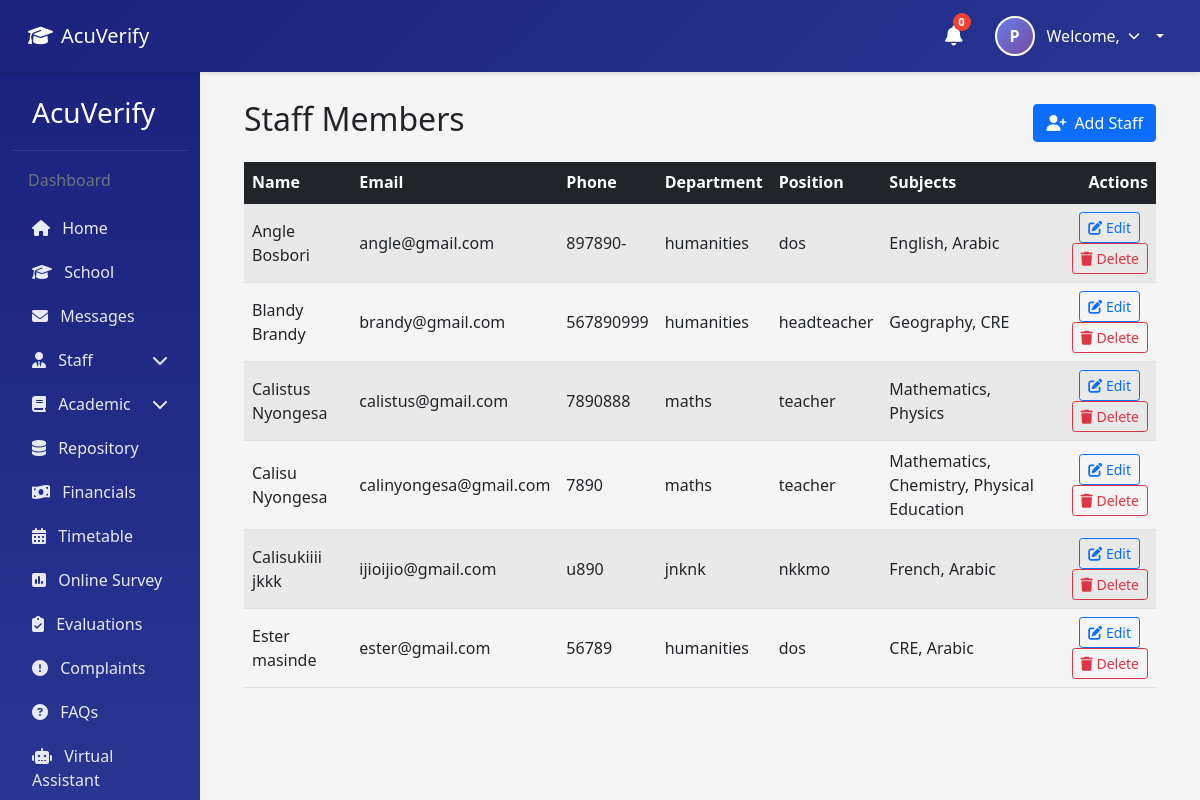
The page /staff/ (signed in) on the database its author committed.
### AcuVerifyapp/models.py (models this page shows, shortened)
class Staff(models.Model):
    GENDER_CHOICES = [
        ('M', 'Male'),
        ('F', 'Female'),
    ]
    id=models.AutoField(primary_key=True)
    fname=models.CharField(max_length=255)
    lname=models.CharField(max_length=255)
    email=models.EmailField(max_length=255, validators=[EmailValidator()])
    phone_number=models.CharField(max_length=20, blank=True, null=True)
    date_of_birth=models.DateField(null=True, blank=True)
    gender=models.CharField(max_length=1, choices=GENDER_CHOICES, blank=True, null=True)
    profile_pic=models.ImageField(upload_to='staff_profiles/', blank=True, null=True)
    address=models.TextField()
    subject_specialization=models.ManyToManyField('Subject', blank=True, related_name='specialist_staff')
    position=models.CharField(max_length=255)
    department=models.CharField(max_length=255)
    created_at=models.DateTimeField(auto_now_add=True)
    updated_at=models.DateTimeField(auto_now=True)
    objects = models.Manager()

class Subject(models.Model):
    id=models.AutoField(primary_key=True)
    subject_name=models.CharField(max_length=255)
    class_id=models.ForeignKey(Classes, on_delete=models.CASCADE, related_name='subjects')
    created_at=models.DateTimeField(auto_now_add=True)
    updated_at=models.DateTimeField(auto_now=True)
    objects=models.Manager()
    def __str__(self):
        return self.subject_name

### AcuVerifyapp/views.py (the view)
# urls.py: path('staff/', views.staff_list, name='staff_list'),
@login_required
def staff_list(request):
    staff_members = Staff.objects.all().order_by('fname', 'lname')
    return render(request, 'staff_list.html', {'staff_members': staff_members})

### AcuVerifyapp/templates/staff_list.html (shortened to what this page needs)
{% extends "base.html" %}
{% block content %}
<div class="container mt-4">
  <div class="d-flex justify-content-between align-items-center mb-3">
    <h2>Staff Members</h2>
    <a href="{% url 'register_staff' %}" class="btn btn-primary">
      <i class="fas fa-user-plus me-2"></i>Add Staff
    </a>
  </div>
  {% if staff_members %}
  <div class="table-responsive">
    <table class="table table-striped align-middle">
      <thead class="table-dark">
        <tr>
          <th>Name</th>
          <th>Email</th>
          <th>Phone</th>
          <th>Department</th>
          <th>Position</th>
          <th>Subjects</th>
          <th class="text-end">Actions</th>
        </tr>
      </thead>
      <tbody>
        {% for staff in staff_members %}
        <tr>
          <td>{{ staff.fname }} {{ staff.lname }}</td>
          <td>{{ staff.email }}</td>
          <td>{{ staff.phone_number|default:"-" }}</td>
          <td>{{ staff.department }}</td>
          <td>{{ staff.position }}</td>
          <td>
            {% with subjects=staff.subject_specialization.all %}
              {% if subjects %}
                {{ subjects|join:", " }}
              {% else %}
                <span class="text-muted">None</span>
              {% endif %}
            {% endwith %}
          </td>
          <td class="text-end">
            <a href="{% url 'edit_staff' staff.id %}" class="btn btn-sm btn-outline-primary me-2">
              <i class="fas fa-edit"></i> Edit
            </a>
            <form action="{% url 'delete_staff' staff.id %}" method="post" class="d-inline">
              <button type="submit" class="btn btn-sm btn-outline-danger" onclick="return confirm('Delete this staff member?');">
                <i class="fas fa-trash"></i> Delete
              </button>
            </form>
          </td>
        </tr>
        {% endfor %}
      </tbody>
    </table>
  </div>
  {% else %}
  <div class="alert alert-info">No staff records found.</div>
  {% endif %}
</div>
{% endblock %}

### AcuVerifyapp/templates/base.html (shortened to what this page needs)
<!DOCTYPE html>
<html lang="en">
<head>
    <link href="https://cdn.jsdelivr.net/npm/bootstrap@5.1.3/dist/css/bootstrap.min.css" rel="stylesheet">
    <link rel="stylesheet" href="https://cdnjs.cloudflare.com/ajax/libs/font-awesome/6.4.0/css/all.min.css">
</head>
<body>
    {% block navbar %}
    <nav class="navbar navbar-expand-lg navbar-custom">
        <div class="container-fluid">
            <div class="d-flex align-items-center">
                <a class="navbar-brand d-flex align-items-center" href="{% url 'home' %}">
                    <i class="fas fa-graduation-cap me-2"></i>
                    <span class="d-none d-sm-inline">AcuVerify</span>
                </a>
            </div>
            {% if user.is_authenticated %}
            <div class="user-info">
                <div class="notification-bell" title="Notifications">
                    <i class="fas fa-bell"></i>
                    <span class="notification-badge">0</span>
                </div>
                <div class="user-profile dropdown-toggle" data-bs-toggle="dropdown" aria-expanded="false">
                    <div class="profile-picture">
                        {{ user.get_full_name|default:user.username|first|upper }}
                    </div>
                    <div class="user-name">
                        <span class="user-name-text">Welcome, {{ user.first_name }} {{ user.last_name }}</span>
                        <i class="fas fa-chevron-down dropdown-arrow"></i>
                    </div>
                </div>
            </div>
            {% endif %}
        </div>
    </nav>
    {% endblock %}
    <div class="container-fluid">
        <div class="row">
            {% if user.is_authenticated %}
            <div class="col-md-3 col-lg-2 sidebar" id="sidebar">
                <h3>AcuVerify</h3>
                <h6 class="px-3 mb-3 text-muted">Dashboard</h6>
                {% block sidebar %}
                <a href="{% url 'home' %}"><i class="fas fa-home me-2"></i> Home</a>
                <a href="#"><i class="fas fa-graduation-cap me-2"></i> School</a>
                <a href="#"><i class="fas fa-envelope me-2"></i> Messages</a>
                 {% if user.is_superuser %}
                 <a class="d-flex justify-content-between align-items-center" data-bs-toggle="collapse"
                     href="#staffSubmenu" role="button" aria-expanded="false" aria-controls="staffSubmenu">
                     <span><i class="fas fa-user-tie me-2"></i> Staff</span>
                     <i class="fas fa-chevron-down"></i>
                 </a>
                 {% endif %}
                <a class="d-flex justify-content-between align-items-center" data-bs-toggle="collapse"
                    href="#academicSubmenu" role="button" aria-expanded="false" aria-controls="academicSubmenu">
                    <span><i class="fas fa-book me-2"></i> Academic</span>
                    <i class="fas fa-chevron-down"></i>
                </a>
                <a href="#"><i class="fas fa-database me-2"></i> Repository</a>
                <a href="#"><i class="fas fa-money-bill-wave me-2"></i> Financials</a>
                <a href="#"><i class="fas fa-calendar-alt me-2"></i> Timetable</a>
                <a href="#"><i class="fas fa-poll me-2"></i> Online Survey</a>
                <a href="#"><i class="fas fa-clipboard-check me-2"></i> Evaluations</a>
                <a href="#"><i class="fas fa-exclamation-circle me-2"></i> Complaints</a>
                <a href="#"><i class="fas fa-question-circle me-2"></i> FAQs</a>
                <a href="#"><i class="fas fa-robot me-2"></i> Virtual Assistant</a>
                {% endblock %}
            </div>
            {% endif %}
            <div class="{% if user.is_authenticated %}col-md-9 col-lg-10{% else %}col-12{% endif %} main-content"
                id="mainContent">
                {% block content %}
                {% endblock %}
            </div>
        </div>
    </div>
</body>
</html>

### AcuVerifyapp/templates/base.html (style rules this page uses)
:root { --primary-color: #1a237e; --secondary-color: #283593; --accent-color: #3949ab; }
body { font-family: 'Segoe UI', Tahoma, Geneva, Verdana, sans-serif; background-color: #f5f5f5; padding-top: 56px; }
.sidebar { background: linear-gradient(180deg, var(--primary-color), var(--secondary-color)); min-height: calc(100vh - 56px); color: white; padding-top: 20px; position: sticky; top: 56px; height: calc(100vh - 56px); overflow-y: auto; transition: transform 0.3s ease-in-out; }
.sidebar a { color: #e8eaf6; text-decoration: none; display: block; padding: 10px 20px; transition: all 0.3s; }
.sidebar h3 { padding: 20px; border-bottom: 1px solid rgba(255, 255, 255, 0.1); margin-bottom: 20px; }
.main-content { padding: 20px; transition: margin-left 0.3s ease-in-out; }
.navbar-custom { background: linear-gradient(135deg, var(--primary-color), var(--secondary-color)); color: white; padding: 0.75rem 1rem; box-shadow: 0 2px 4px rgba(0, 0, 0, 0.1); position: fixed; top: 0; left: 0; right: 0; z-index: 1050; }
.navbar-custom .navbar-brand, .navbar-custom .nav-link { color: white; }
.user-info { display: flex; align-items: center; gap: 1rem; }
.notification-bell { position: relative; color: white; font-size: 1.25rem; padding: 0.5rem; cursor: pointer; }
.notification-badge { position: absolute; top: 0; right: 0; background-color: #f44336; color: white; border-radius: 50%; width: 18px; height: 18px; font-size: 0.7rem; display: flex; align-items: center; justify-content: center; font-weight: bold; }
.user-profile { display: flex; align-items: center; gap: 0.75rem; cursor: pointer; padding: 0.25rem 0.5rem; border-radius: 20px; transition: background-color 0.3s; }
.profile-picture { width: 40px; height: 40px; border-radius: 50%; background: linear-gradient(135deg, #667eea 0%, #764ba2 100%); display: flex; align-items: center; justify-content: center; color: white; font-weight: bold; border: 2px solid white; }
.user-name { display: flex; align-items: center; gap: 0.5rem; }
.user-name-text { font-weight: 500; }
.dropdown-arrow { font-size: 0.75rem; }

### rows shown on the page
Staff: fname "Angle", lname "Bosbori", email "angle@gmail.com", phone_number "897890-", department "humanities", position "dos", subject_specialization.all "English, Arabic"
Staff: fname "Blandy", lname "Brandy", email "brandy@gmail.com", phone_number "567890999", department "humanities", position "headteacher", subject_specialization.all "Geography, CRE"
Staff: fname "Calistus", lname "Nyongesa", email "calistus@gmail.com", phone_number "7890888", department "maths", position "teacher", subject_specialization.all "Mathematics, Physics"
Staff: fname "Calisu", lname "Nyongesa", email "calinyongesa@gmail.com", phone_number "7890", department "maths", position "teacher", subject_specialization.all "Mathematics, Chemistry, Physical Education"
Staff: fname "Calisukiiii", lname "jkkk", email "ijioijio@gmail.com", phone_number "u890", department "jnknk", position "nkkmo", subject_specialization.all "French, Arabic"
Staff: fname "Ester", lname "masinde", email "ester@gmail.com", phone_number "56789", department "humanities", position "dos", subject_specialization.all "CRE, Arabic"

### other values the page prints
{{ user.get_full_name|default:user.username|first|upper }} "P"
